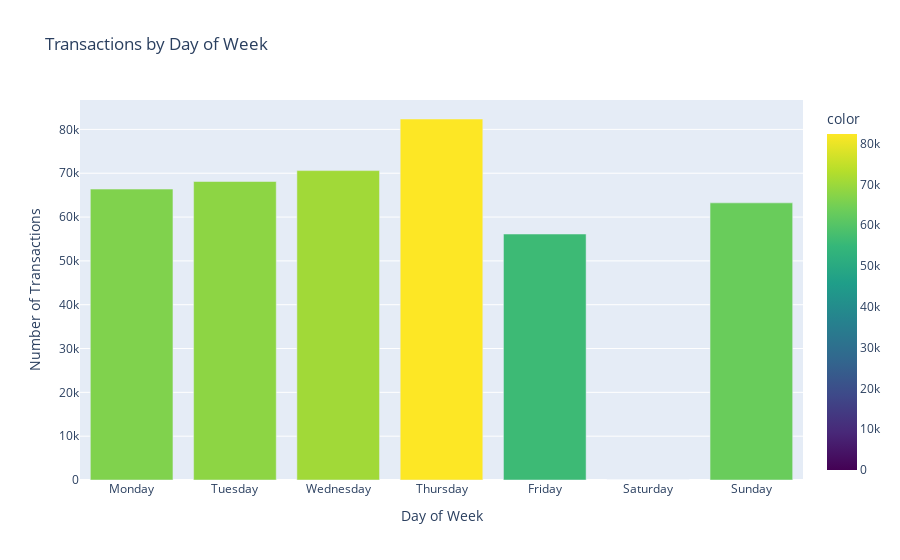

Notebook code cell kept with this figure:
### Markdown cell above
# transaction by day of week

### Code cell
# Transactions by Day of Week
# Plot
fig = px.bar(
    x=day_count.index, 
    y=day_count.values, 
    labels={'x': 'Day of Week', 'y': 'Number of Transactions'}, 
    title='Transactions by Day of Week',
    color=day_count.values,
    color_continuous_scale='Viridis'
)
fig.update_layout(showlegend=False)
fig.show()

# Insight
print(f"Busiest Day: {day_count.idxmax()} ({day_count.max():,} transactions)")
print(f"No transactions on Saturday - Business closed on Saturdays")

### Figure 1 — Plotly figure (JSON) as saved in the notebook; plotly's stock layout.template omitted (floating-point values rounded to 4 significant figures)
{"data": [{"alignmentgroup": "True", "hovertemplate": "Day of Week=%{x}<br>Number of Transactions=%{y}<br>color=%{marker.color}<extra></extra>", "legendgroup": "", "marker": {"color": [66382, 68110, 70599, 82374, 56127, 0, 63237], "coloraxis": "coloraxis", "pattern": {"shape": ""}}, "name": "", "offsetgroup": "", "orientation": "v", "showlegend": false, "textposition": "auto", "type": "bar", "x": ["Monday", "Tuesday", "Wednesday", "Thursday", "Friday", "Saturday", "Sunday"], "xaxis": "x", "y": [66382, 68110, 70599, 82374, 56127, 0, 63237], "yaxis": "y"}], "layout": {"barmode": "relative", "coloraxis": {"colorbar": {"title": {"text": "color"}}, "colorscale": [[0, "#440154"], [0.1111, "#482878"], [0.2222, "#3e4989"], [0.3333, "#31688e"], [0.4444, "#26828e"], [0.5556, "#1f9e89"], [0.6667, "#35b779"], [0.7778, "#6ece58"], [0.8889, "#b5de2b"], [1, "#fde725"]]}, "legend": {"tracegroupgap": 0}, "showlegend": false, "title": {"text": "Transactions by Day of Week"}, "xaxis": {"anchor": "y", "domain": [0, 1], "title": {"text": "Day of Week"}}, "yaxis": {"anchor": "x", "domain": [0, 1], "title": {"text": "Number of Transactions"}}}}
